Frame 1 (no input): blank canvas, image omitted
Frame 60 (the mouse pressed at the canvas centre just before this capture): blank canvas, image omitted
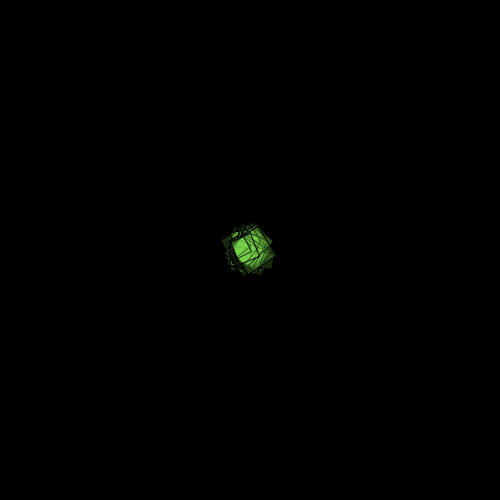
Frame 120 (the mouse held since frame 60 and released just before this capture)

The Processing sketch whose frames 1 and 60 were blank and that drew this single picture after the mouse press (run headless with seeded random() and noise(); from frame 60 on, the mouse is pressed at the canvas centre):

// Processing sketch: processing_131345
// ── processing_131345.pde


//variables
float angle = 0.0;

void setup(){
    size(500, 500);
    background(0);
    smooth();
    
}

void draw(){

    //Dibujar al click
    if (mousePressed){

        translate(mouseX, mouseY);
        rotate(angle);
        rect(-15, -15, random(10, 40), random(10, 40));
        angle += 0.1;
        
    }

    //Determinar el color por cuadrante.
    if (mouseX < 250 && mouseY < 250){
        fill(random(0, 255), random(0, 255), random(0, 255),random(0, 255));
    } 

    else if (mouseX > 250 && mouseY < 250) {
        fill(0, 255, 255);  
    }

    else if (mouseX < 250 && mouseY > 250) {
        fill(255, 180, 0);  
    }

    else if (mouseX > 250 && mouseY > 250){
        fill(255, 150, 150);
    }
            
}
